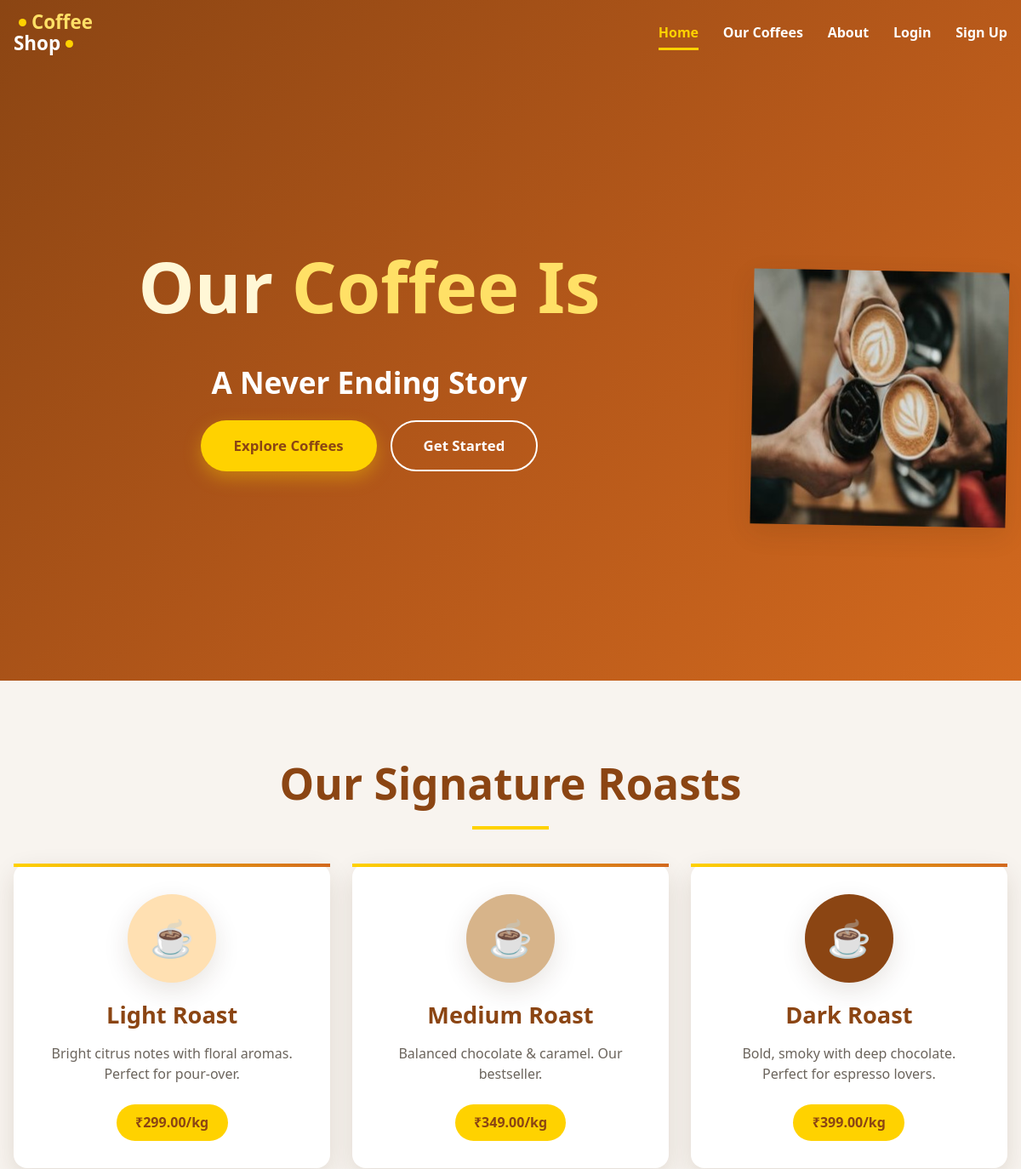
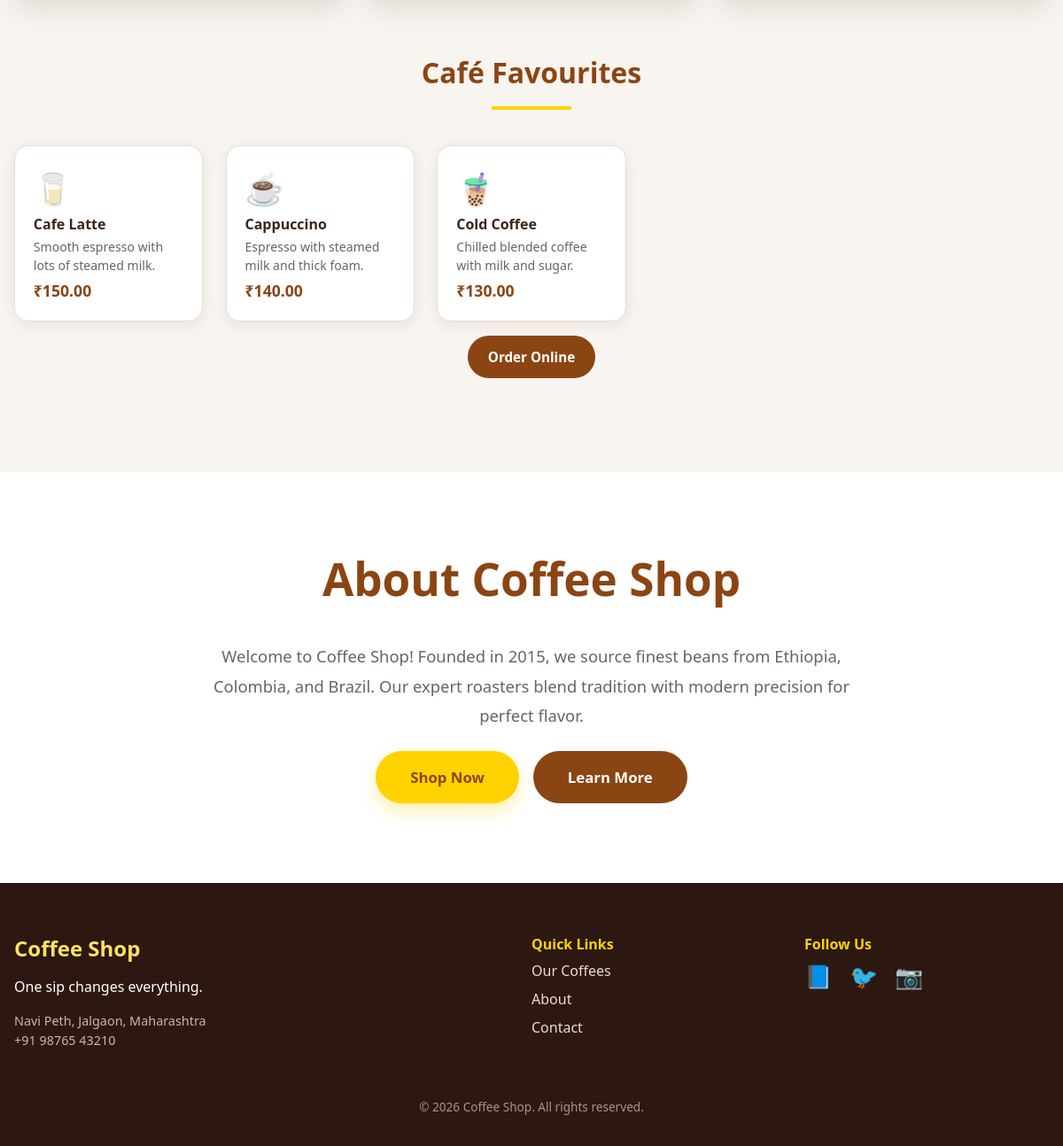
The page / on the database its author committed (2 pictures, top to bottom).
### tables this page shows
CREATE TABLE menu_items (
    id           INT AUTO_INCREMENT PRIMARY KEY,
    category_id  INT NOT NULL,
    name         VARCHAR(100) NOT NULL,
    description  VARCHAR(255),
    price        DECIMAL(10,2) NOT NULL,
    icon         VARCHAR(16) NOT NULL DEFAULT '☕',
    is_available TINYINT(1) NOT NULL DEFAULT 1,
    is_featured  TINYINT(1) NOT NULL DEFAULT 0,
    FOREIGN KEY (category_id) REFERENCES categories(id)
);

### includes/bootstrap.php (called while the page is built, shortened)
<?php
function db(): PDO
{
    static $pdo = null;
    if ($pdo === null) {
        $dsn = 'mysql:host=' . DB_HOST . ';port=' . DB_PORT . ';dbname=' . DB_NAME . ';charset=utf8mb4';
        try {
            $pdo = new PDO($dsn, DB_USER, DB_PASS, [
                PDO::ATTR_ERRMODE            => PDO::ERRMODE_EXCEPTION,
                PDO::ATTR_DEFAULT_FETCH_MODE => PDO::FETCH_ASSOC,
                PDO::ATTR_EMULATE_PREPARES   => false,
            ]);
            $pdo->exec("SET time_zone = '" . date('P') . "'");
        } catch (PDOException $e) {
            http_response_code(500);
            exit('<h2>Database connection failed</h2><p>Check config/config.php and make sure the '
                . 'database/coffeeshop.sql file has been imported.</p>');
        }
    }
    return $pdo;
}
function base_url(string $path = ''): string
{
    static $base = null;
    if ($base === null) {
        $root = str_replace('\\', '/', realpath(__DIR__ . '/..'));
        $doc  = str_replace('\\', '/', realpath($_SERVER['DOCUMENT_ROOT'] ?? '') ?: '');
        $base = ($doc !== '' && str_starts_with($root, $doc)) ? substr($root, strlen($doc)) : '';
        $base = rtrim($base, '/');
    }
    return $base . '/' . ltrim($path, '/');
}
function e($value): string
{
    return htmlspecialchars((string) $value, ENT_QUOTES, 'UTF-8');
}
function setting(string $name, string $default = ''): string
{
    static $cache = null;
    if ($cache === null) {
        $cache = db()->query('SELECT name, value FROM settings')->fetchAll(PDO::FETCH_KEY_PAIR);
    }
    return $cache[$name] ?? $default;
}
function money($amount): string
{
    return setting('currency', '₹') . number_format((float) $amount, 2);
}
function current_user(): ?array
{
    static $user = false;
    if ($user === false) {
        $user = null;
    }
    return $user;
}

### index.php (the view)
<?php
require_once __DIR__ . '/includes/bootstrap.php';
require_once __DIR__ . '/includes/layout.php';
$roasts = db()->query("SELECT m.* FROM menu_items m JOIN categories c ON c.id = m.category_id
                       WHERE c.name = 'Coffee Beans' AND m.is_available = 1 ORDER BY m.price")->fetchAll();
$featured = db()->query('SELECT * FROM menu_items WHERE is_featured = 1 AND is_available = 1 ORDER BY name')->fetchAll();
$roastShades = ['#ffe0b2', '#d7b48a', '#8b4513'];
$user = current_user();
$startUrl = $user ? home_for($user) : base_url('signup.php');
page_head('Home');
public_nav('home', true);
?>
<section class="hero" id="home">
    <div class="container hero-inner">
        <div class="hero-text">
            <h1><span class="light">Our</span> Coffee Is</h1>
            <h2>A Never Ending Story</h2>
            <div class="hero-actions">
                <a href="#coffees" class="btn btn-yellow btn-lg">Explore Coffees</a>
                <a href="<?= e($startUrl) ?>" class="btn btn-outline-light btn-lg">Get Started</a>
            </div>
        </div>
        <img class="hero-img" src="<?= e(base_url('assets/images/hero-coffee.jpg')) ?>" alt="Friends sharing coffee">
    </div>
</section>
<section class="section section-cream" id="coffees">
    <div class="container">
        <h2 class="section-title">Our Signature Roasts</h2>
        <div class="card-grid three">
            <?php foreach ($roasts as $i => $r): ?>
                <article class="roast-card">
                    <div class="roast-icon" style="background: <?= e($roastShades[$i % 3]) ?>"><?= e($r['icon']) ?></div>
                    <h3><?= e($r['name']) ?></h3>
                    <p><?= e($r['description']) ?></p>
                    <span class="price-pill"><?= e(money($r['price'])) ?>/kg</span>
                </article>
            <?php endforeach; ?>
        </div>
        <?php if ($featured): ?>
            <h2 class="section-title small">Café Favourites</h2>
            <div class="card-grid four">
                <?php foreach ($featured as $f): ?>
                    <article class="menu-card">
                        <div class="menu-icon"><?= e($f['icon']) ?></div>
                        <h4><?= e($f['name']) ?></h4>
                        <p><?= e($f['description']) ?></p>
                        <strong><?= e(money($f['price'])) ?></strong>
                    </article>
                <?php endforeach; ?>
            </div>
            <p class="center"><a href="<?= e($startUrl) ?>" class="btn btn-brown">Order Online</a></p>
        <?php endif; ?>
    </div>
</section>
<section class="section" id="about">
    <div class="container narrow center">
        <h2 class="section-title plain">About <?= e(setting('shop_name')) ?></h2>
        <p class="lead">Welcome to <?= e(setting('shop_name')) ?>! Founded in 2015, we source finest beans from Ethiopia,
            Colombia, and Brazil. Our expert roasters blend tradition with modern precision for perfect flavor.</p>
        <div class="hero-actions">
            <a href="<?= e($startUrl) ?>" class="btn btn-yellow btn-lg">Shop Now</a>
            <a href="#coffees" class="btn btn-brown btn-lg">Learn More</a>
        </div>
    </div>
</section>
<?php
public_footer();
page_end();

### includes/layout.php (shortened to what this page needs)
<?php
function page_head(string $title, string $bodyClass = ''): void
{
    ?><!DOCTYPE html>
<html lang="en">
<head>
    <title><?= e($title) ?> | <?= e(setting('shop_name', 'Coffee Shop')) ?></title>
    <link rel="stylesheet" href="<?= e(base_url('assets/css/style.css')) ?>">
</head>
<body class="<?= e($bodyClass) ?>">
<?php
}
function page_end(): void
{
    ?>
</body>
</html>
<?php
}
function public_nav(string $active = 'home', bool $transparent = false): void
{
    $user  = current_user();
    $links = ['home' => ['Home', 'index.php'], 'coffees' => ['Our Coffees', 'index.php#coffees'],
              'about' => ['About', 'index.php#about']];
    ?>
<header class="navbar <?= $transparent ? 'navbar-transparent' : '' ?>" id="navbar">
    <div class="container nav-inner">
        <a class="logo" href="<?= e(base_url('index.php')) ?>"><span class="dot"></span>Coffee<br><span class="logo-white">Shop</span><span class="dot"></span></a>
        <nav class="nav-links" id="nav-links">
            <?php foreach ($links as $key => [$label, $href]): ?>
                <a href="<?= e(base_url($href)) ?>" class="<?= $key === $active ? 'active' : '' ?>"><?= e($label) ?></a>
            <?php endforeach; ?>
            <?php if ($user): ?>
                <a href="<?= e(home_for($user)) ?>">Dashboard</a>
                <a href="<?= e(base_url('logout.php')) ?>">Logout</a>
            <?php else: ?>
                <a href="<?= e(base_url('login.php')) ?>" class="<?= $active === 'login' ? 'active' : '' ?>">Login</a>
                <a href="<?= e(base_url('signup.php')) ?>" class="<?= $active === 'signup' ? 'active' : '' ?>">Sign Up</a>
            <?php endif; ?>
        </nav>
    </div>
</header>
<?php
}
function public_footer(): void
{
    ?>
<footer class="footer" id="contact">
    <div class="container footer-grid">
        <div>
            <h3><?= e(setting('shop_name')) ?></h3>
            <p><?= e(setting('tagline')) ?></p>
            <p class="muted-light"><?= e(setting('address')) ?><br><?= e(setting('phone')) ?></p>
        </div>
        <div>
            <h4>Quick Links</h4>
            <a href="<?= e(base_url('index.php#coffees')) ?>">Our Coffees</a>
            <a href="<?= e(base_url('index.php#about')) ?>">About</a>
            <a href="<?= e(base_url('index.php#contact')) ?>">Contact</a>
        </div>
        <div>
            <h4>Follow Us</h4>
            <div class="social"><span>📘</span><span>🐦</span><span>📷</span></div>
        </div>
    </div>
    <p class="copyright">© <?= date('Y') ?> <?= e(setting('shop_name')) ?>. All rights reserved.</p>
</footer>
<?php
}
    ?>

### rows shown on the page
menu_items: icon "☕", name "Light Roast", description "Bright citrus notes with floral aromas. Perfect for pour-over.", price "₹299.00"
menu_items: icon "☕", name "Medium Roast", description "Balanced chocolate & caramel. Our bestseller.", price "₹349.00"
menu_items: icon "☕", name "Dark Roast", description "Bold, smoky with deep chocolate. Perfect for espresso lovers.", price "₹399.00"
menu_items: icon "🥛", name "Cafe Latte", description "Smooth espresso with lots of steamed milk.", price "₹150.00"
menu_items: icon "☕", name "Cappuccino", description "Espresso with steamed milk and thick foam.", price "₹140.00"
menu_items: icon "🧋", name "Cold Coffee", description "Chilled blended coffee with milk and sugar.", price "₹130.00"

### other values the page prints
$label "Home"
$label "Our Coffees"
$label "About"
setting('shop_name') "Coffee Shop"
setting('tagline') "One sip changes everything."
setting('address') "Navi Peth, Jalgaon, Maharashtra"
setting('phone') "+91 98765 43210"
